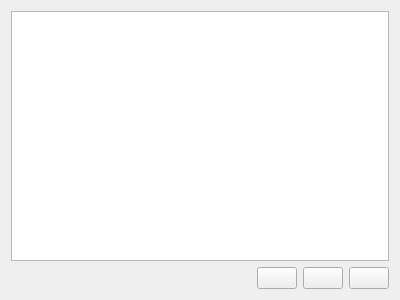
<?xml version="1.0" encoding="UTF-8"?>
<ui version="4.0">
 <class>WdgTasksetDocker</class>
 <widget class="QWidget" name="WdgTasksetDocker">
  <property name="geometry">
   <rect>
    <x>0</x>
    <y>0</y>
    <width>400</width>
    <height>300</height>
   </rect>
  </property>
  <layout class="QGridLayout" name="gridLayout">
   <item row="0" column="0" colspan="5">
    <widget class="QListView" name="tasksetView"/>
   </item>
   <item row="1" column="1">
    <spacer name="horizontalSpacer">
     <property name="orientation">
      <enum>Qt::Horizontal</enum>
     </property>
     <property name="sizeHint" stdset="0">
      <size>
       <width>199</width>
       <height>20</height>
      </size>
     </property>
    </spacer>
   </item>
   <item row="1" column="2">
    <widget class="QPushButton" name="recordButton">
     <property name="text">
      <string/>
     </property>
    </widget>
   </item>
   <item row="1" column="4">
    <widget class="QPushButton" name="clearButton">
     <property name="text">
      <string/>
     </property>
    </widget>
   </item>
   <item row="1" column="3">
    <widget class="QPushButton" name="saveButton">
     <property name="text">
      <string/>
     </property>
    </widget>
   </item>
   <item row="1" column="0">
    <widget class="KisPopupButton" name="chooserButton"/>
   </item>
  </layout>
 </widget>
 <customwidgets>
  <customwidget>
   <class>KisPopupButton</class>
   <extends>QWidget</extends>
   <header>KisPopupButton.h</header>
   <container>1</container>
  </customwidget>
 </customwidgets>
 <resources/>
 <connections/>
</ui>
